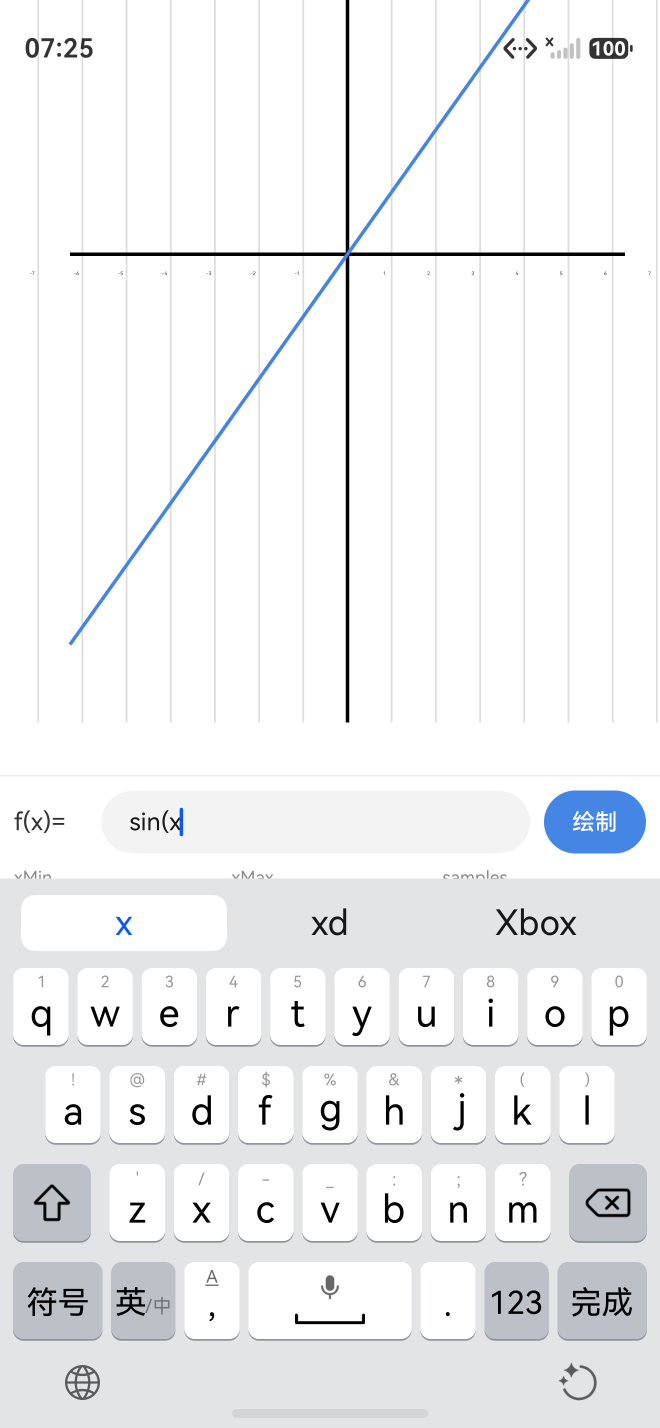
#> input picture calculatorHuawei/_ui_test/07_test_xx.png, 1320 x 2856 px, found by its file name (shown at 1/2 size)
$ python _analyze_axes.py
#> lines starting #> are read from the running program, lines starting #| are printed output that depends on the picture; after the words box and inside, x2 and y2 are one past the last pixel; in counts of white or black regions, pixels touching at a corner belong together
#!/usr/bin/env python3
"""精确分析 canvas 中的坐标轴和曲线"""
import sys
import numpy as np
from PIL import Image

img = Image.open('D:/huawei/Demo/calculatorHuawei/_ui_test/07_test_xx.png').convert('RGB')
arr = np.array(img)
H, W, _ = arr.shape
#> H = 2856; W = 1320

# 1. 找黑色像素 (axes)
black = (arr.sum(axis=2) < 80)  # 黑色
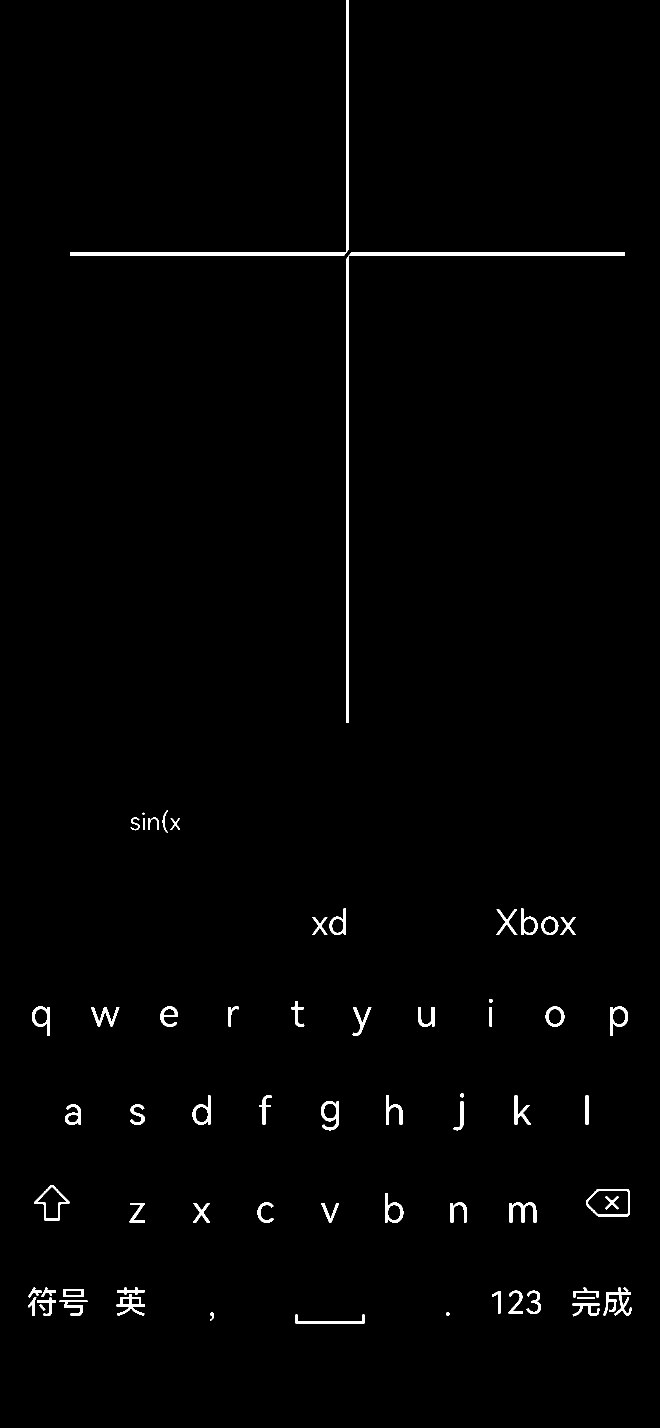
#> black: shape (2856, 1320) bool (shown at 1/2 size); 1.2% white; 64 white regions (1 under 20 px), largest, box (x1, y1, x2, y2) and area: (692, 505, 1250, 1445) 9432, (140, 0, 698, 512) 6864, (1206, 2575, 1264, 2632) 1094
# 限制到 canvas 区域 (y < 1700 避免键盘)
black[1700:, :] = False
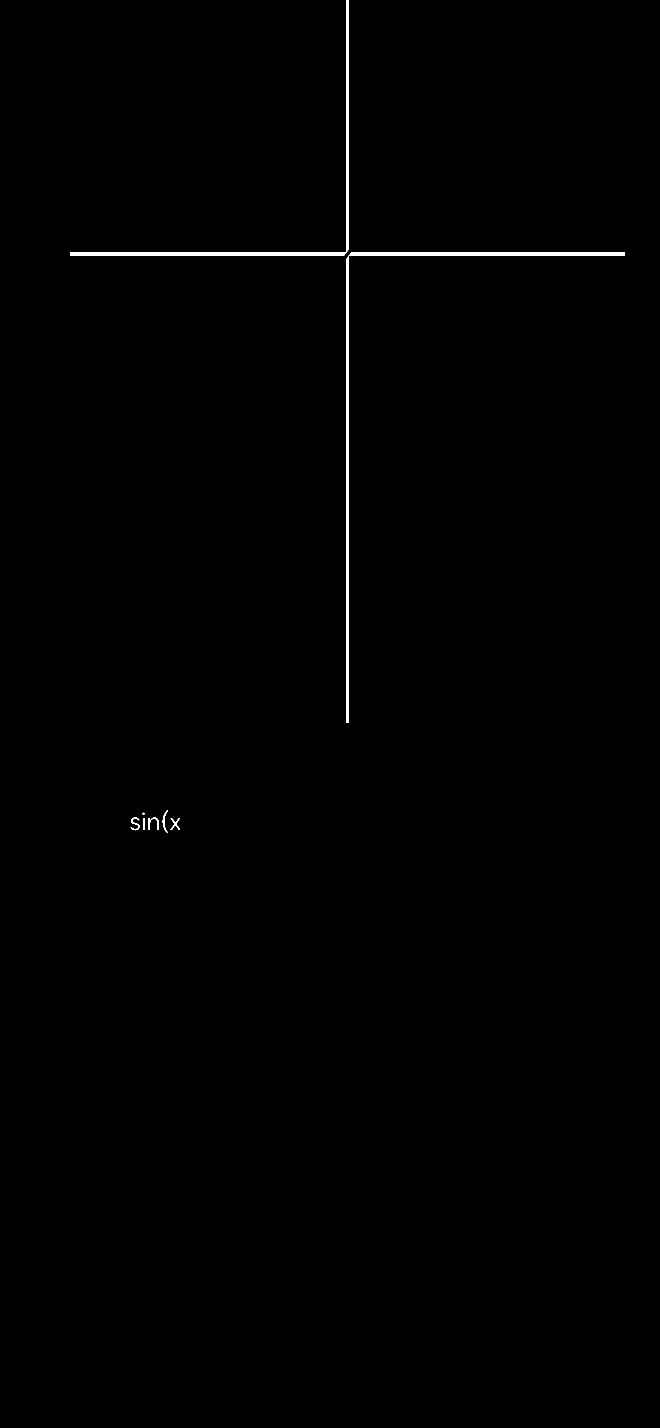
#> black: shape (2856, 1320) bool (shown at 1/2 size); 0.45% white; 8 white regions (1 under 20 px), largest, box (x1, y1, x2, y2) and area: (692, 505, 1250, 1445) 9432, (140, 0, 698, 512) 6864, (297, 1635, 318, 1660) 197

# 2. 找垂直线 (Y axis)
vlines = []
for x in range(W):
    col_black = black[:, x].sum()
    if col_black > 100:  # 一列里有 > 100 个黑色像素
        vlines.append((x, col_black))
#> this loop made 1320 passes
#> col_black on passes 1 to 3: 0, 0, 0
#> after the loop, vlines = [(692, 1432), (693, 1432), (694, 1432), (695, 1432), (696, 1432), (697, 1432)]
print(f'垂直黑线候选 (col, count):')
for x, c in vlines[:10]:
    print(f'  canvas x={x}: {c} pixels')
#> this loop made 6 passes
#|   canvas x=692: 1432 pixels
#|   canvas x=693: 1432 pixels
#|   canvas x=694: 1432 pixels
#|   canvas x=695: 1432 pixels
#|   canvas x=696: 1432 pixels
#|   canvas x=697: 1432 pixels

# 3. 找水平线 (X axis)
hlines = []
for y in range(H):
    row_black = black[y, :].sum()
    if row_black > 200:  # 一行里有 > 200 个黑色像素
        hlines.append((y, row_black))
#> this loop made 2856 passes
#> row_black on passes 1 to 3: 6, 6, 6
#> after the loop, hlines = [(505, 1101), (506, 1101), (507, 1101), (508, 1100), (509, 1101), (510, 1101), (511, 1101)]
print(f'\n水平黑线候选 (row, count):')
for y, c in hlines[:20]:
    print(f'  canvas y={y}: {c} pixels')
#> this loop made 7 passes
#> c on passes 1 to 7: 1101, 1101, 1101, 1100, 1101, 1101, 1101
#|   canvas y=505: 1101 pixels
#|   canvas y=506: 1101 pixels
#|   canvas y=507: 1101 pixels
#|   canvas y=508: 1100 pixels
#|   canvas y=509: 1101 pixels
#|   canvas y=510: 1101 pixels
#|   canvas y=511: 1101 pixels

# 4. 蓝色曲线
blue_target = np.array([70, 132, 227])
blue_diff = np.abs(arr.astype(int) - blue_target).sum(axis=2)
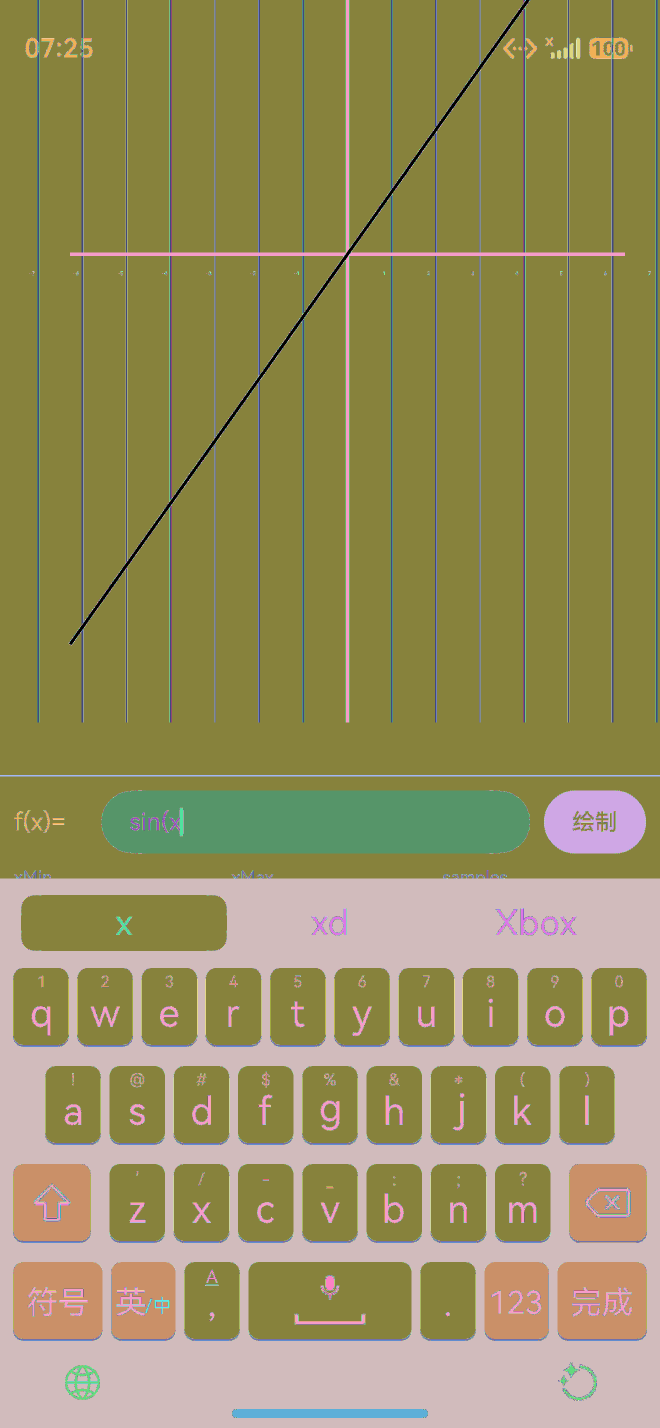
#> blue_diff: shape (2856, 1320) int64 (shown at 1/2 size); 384 distinct labels, from 0 to 429; one colour per label, 0 black
blue_mask = blue_diff < 80
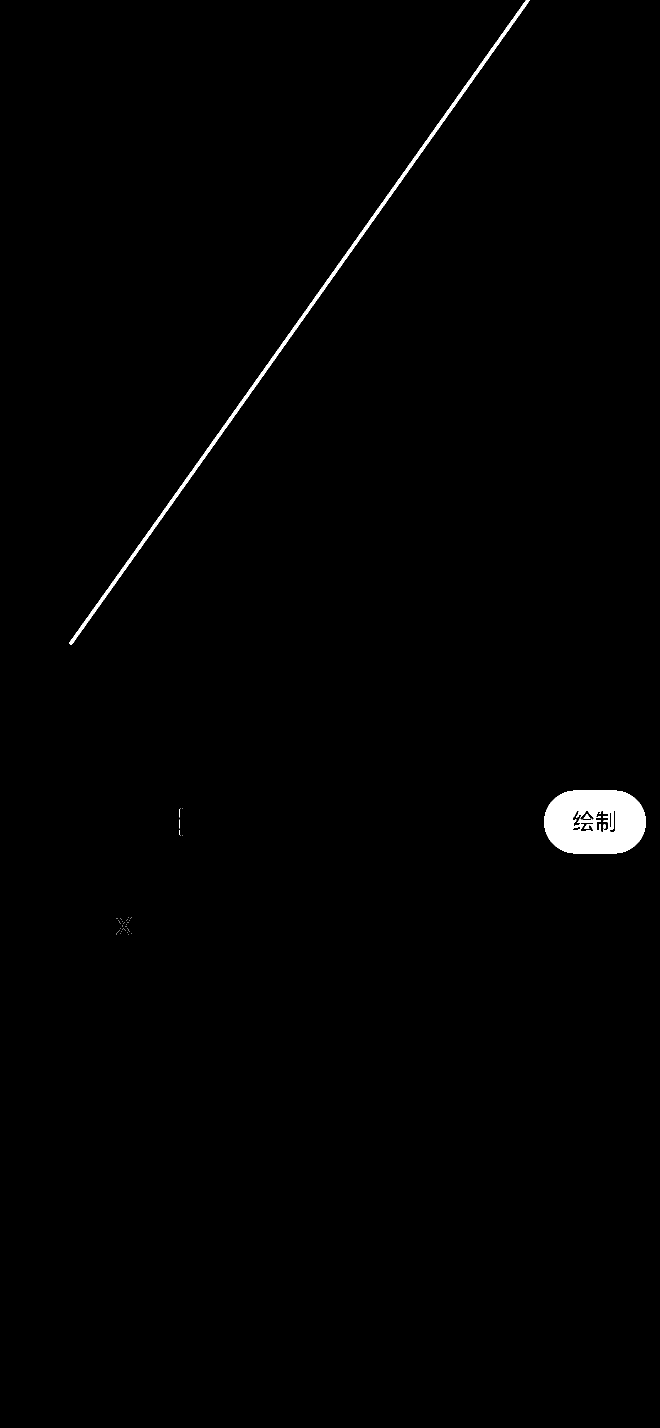
#> blue_mask: shape (2856, 1320) bool (shown at 1/2 size); 0.82% white; 46 white regions (42 under 20 px), largest, box (x1, y1, x2, y2) and area: (1088, 1581, 1292, 1707) 20340, (138, 0, 1060, 1290) 10393, (1167, 1628, 1181, 1637) 65, (1207, 1649, 1211, 1657) 32
blue_mask[1700:, :] = False  # 排除键盘

# 蓝色像素的 y 分布
ys_blue, xs_blue = np.where(blue_mask)
print(f'\n蓝色曲线像素范围:')
print(f'  x: {xs_blue.min()} 到 {xs_blue.max()}')
#|   x: 138 到 1291
print(f'  y: {ys_blue.min()} 到 {ys_blue.max()}')
#|   y: 0 到 1699
print(f'  总像素: {len(xs_blue)}')
#|   总像素: 30075

# 找 y 轴位置 (vertical line)
v_axis_x = max(vlines, key=lambda x: x[1])[0] if vlines else None
#> v_axis_x = 692
print(f'\nY axis 推测位置: canvas x={v_axis_x}')
#| Y axis 推测位置: canvas x=692

# 找 x 轴位置 (horizontal line)
h_axis_y = max(hlines, key=lambda x: x[1])[0] if hlines else None
#> h_axis_y = 505
print(f'X axis 推测位置: canvas y={h_axis_y}')
#| X axis 推测位置: canvas y=505

# 根据 v_axis_x 估算 data x 范围
# v_axis_x = data x=0
# 假设 X 轴标签 -7 和 7 在 canvas 边缘附近
# 蓝色像素 x 范围: {xs_blue.min()} 到 {xs_blue.max()}

# 用蓝色像素反推数据 x 范围
# 假设 data x 范围从蓝色最左到最右（或者标签边界）
if v_axis_x and xs_blue.size > 0:
    # X=0 在 v_axis_x, X=2π=6.28 在某处
    # 如果蓝色最右是 data x=+6.28
    x_min_canvas = xs_blue.min()
#> x_min_canvas = 138
    x_max_canvas = xs_blue.max()
#> x_max_canvas = 1291
    # data x in [-6.28, +6.28] 对应 canvas x in [x_min, x_max]
    # v_axis_x = data x=0
    print(f'\n基于 Y axis 位置 v_axis_x={v_axis_x} 推算 data x 范围:')
#| 基于 Y axis 位置 v_axis_x=692 推算 data x 范围:
    print(f'  蓝色像素 x 范围: {x_min_canvas} 到 {x_max_canvas}')
#|   蓝色像素 x 范围: 138 到 1291
    # [10 lines of commented-out code are left out]
    PAD_L, PAD_R = 40, 20
    inner_w = W - PAD_L - PAD_R
#> inner_w = 1260
    xMin_d, xMax_d = -6.28, 6.28
    # Y axis 应该 canvas x = PAD_L + (0-xMin)/(xMax-xMin) * innerW = 40 + 630 = 670
    print(f'  理论 Y axis canvas x (xMin=-6.28,xMax=+6.28): {PAD_L + (0-xMin_d)/(xMax_d-xMin_d)*inner_w:.0f}')
#|   理论 Y axis canvas x (xMin=-6.28,xMax=+6.28): 670
    print(f'  实际找到: {v_axis_x}')
#|   实际找到: 692

# 5. 在每个 X 列找蓝色 y，画出曲线轨迹
print('\n蓝色曲线轨迹 (canvas y vs canvas x):')
for x in range(xs_blue.min(), xs_blue.max()+1, max(1, (xs_blue.max()-xs_blue.min())//30)):
    col = blue_mask[:, x]
    ys = np.where(col)[0]
    if len(ys) > 0:
        print(f'  canvas x={x:4d}: y median={int(np.median(ys)):4d}')
#> this loop made 31 passes
#> ys on passes 1, 7, 8, 9, 10, 11, 12, 13, 14, 15, 16: [1285, 1286, 1287], [965, 966, 967, 968, 969, 970, 971, 972, 973, 974, 975, 976], [912, 913, 914, 915, 916, 917, 918, 919, 920, 921, 922], [858, 859, 860, 861, 862, 863, 864, 865, 866, 867, 868, 869], [805, 806, 807, 808, 809, 810, 811, 812, 813, 814, 815], [751, 752, 753, 754, 755, 756, 757, 758, 759, 760, 761, 762], [698, 699, 700, 701, 702, 703, 704, 705, 706, 707, 708], [644, 645, 646, 647, 648, 649, 650, 651, 652, 653, 654, 655], [591, 592, 593, 594, 595, 596, 597, 598, 599, 600, 601], [537, 538, 539, 540, 541, 542, 543, 544, 545, 546, 547, 548], [484, 485, 486, 487, 488, 489, 490, 491, 492, 493, 494]
#|   canvas x= 138: y median=1286
#|   canvas x= 176: y median=1237
#|   canvas x= 214: y median=1184
#|   canvas x= 252: y median=1130
#|   canvas x= 290: y median=1077
#|   canvas x= 328: y median=1024
#|   canvas x= 366: y median= 970
#|   canvas x= 404: y median= 917
#> (further printed lines are left out)
